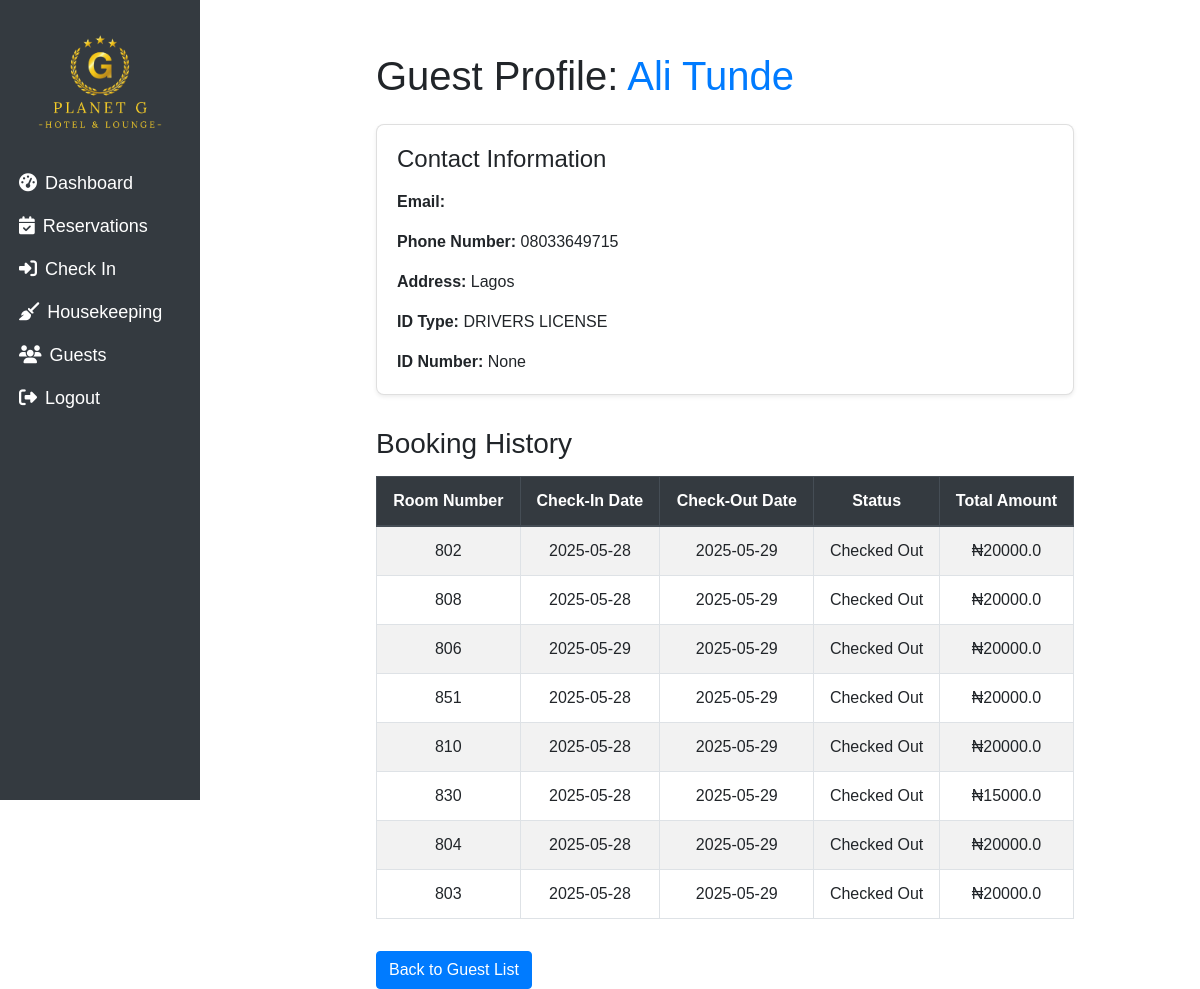
The page /guests/1 on the database its author committed.
### main.py (models this page shows, shortened)
class Guest(db.Model):
    id = db.Column(db.Integer, primary_key=True)
    first_name = db.Column(db.String(100), nullable=False)
    last_name = db.Column(db.String(100), nullable=False)
    phone_number = db.Column(db.String(20), nullable=False, unique=True)  # Ensure phone number is unique
    email = db.Column(db.String(120), nullable=False, unique=True)  # Email remains unique
    address = db.Column(db.String(200), nullable=False)
    id_type = db.Column(db.String(50), nullable=True)
    id_number = db.Column(db.String(50), nullable=True)
    bookings = db.relationship('Booking', backref='guest', lazy=True)

class Booking(db.Model):
    id = db.Column(db.Integer, primary_key=True)
    first_name = db.Column(db.String(100), nullable=False)
    last_name = db.Column(db.String(100), nullable=False)
    phone_number = db.Column(db.String(20), nullable=False)
    email = db.Column(db.String(120), nullable=True)
    address = db.Column(db.String(200), nullable=False)
    id_type = db.Column(db.String(50), nullable=True)
    id_number = db.Column(db.String(50), nullable=True)
    check_in_date = db.Column(db.Date, nullable=False)
    check_out_date = db.Column(db.Date, nullable=False)
    children_number = db.Column(db.Integer, nullable=False)
    adults_number = db.Column(db.Integer, nullable=False)
    status = db.Column(db.String(20), nullable=False, default='Pending')
    room_id = db.Column(db.Integer, db.ForeignKey('room.id'), nullable=False)
    guest_id = db.Column(db.Integer, db.ForeignKey('guest.id'), nullable=False)  # ForeignKey for Guest
    total_amount = db.Column(db.Float, nullable=False)

class Room(db.Model):
    id = db.Column(db.Integer, primary_key=True)
    room_number = db.Column(db.String(50), unique=True, nullable=False)
    room_type = db.Column(db.String(50), nullable=False)
    status = db.Column(db.String(50), nullable=False)
    price = db.Column(db.Numeric(10, 2), nullable=False)  # Numeric type for price
    bookings = db.relationship('Booking', backref='room', lazy=True)
    reservations = db.relationship('Reservation', backref='room', lazy=True)

### main.py (the view)
@app.route('/guests/<int:guest_id>', methods=['GET'])
def view_guest_profile(guest_id):
    guest = Guest.query.get_or_404(guest_id)
    bookings = Booking.query.filter_by(guest_id=guest.id).all()
    return render_template('view_guest_profile.html', guest=guest, bookings=bookings)

### templates/view_guest_profile.html (shortened to what this page needs)
<!DOCTYPE html>
<html lang="en">
<head>
    <link rel="stylesheet" href="https://stackpath.bootstrapcdn.com/bootstrap/4.5.2/css/bootstrap.min.css">
    <link rel="stylesheet" href="/static/css/dashboard.css" />
    <link href="https://cdnjs.cloudflare.com/ajax/libs/font-awesome/5.15.4/css/all.min.css" rel="stylesheet">
</head>
<body>
<div class="col-md-2 col-sm-4 bg-dark text-white vh-100 p-1 sidebar">
    <div class="text-center">
        <img src="/static/assets/images/planetgelimgbulogo.png" alt="Hotel Logo" class="img-fluid mb-2" style="width: 150px;">
    </div>
    <nav class="nav flex-column">
        <a class="nav-link text-white py-2" href="/dashboard">
            <i class="fas fa-tachometer-alt mr-2"></i>Dashboard
        </a>
        <a class="nav-link text-white py-2" href="/reservations">
            <i class="fas fa-calendar-check mr-2"></i>Reservations
        </a>
        <a class="nav-link text-white py-2" href="/bookings">
            <i class="fas fa-sign-in-alt mr-2"></i>Check In
        </a>
        <a class="nav-link text-white py-2" href="/housekeeping">
            <i class="fas fa-broom mr-2"></i>Housekeeping
        </a>
        <a class="nav-link text-white py-2" href="/guests">
            <i class="fas fa-users mr-2"></i>Guests
        </a>
        <a class="nav-link text-white py-2" href="/logout">
            <i class="fas fa-sign-out-alt mr-2"></i>Logout
        </a>
    </nav>
</div>
    <div class="content">
    <div class="container">
        <h1 class="mb-4">Guest Profile: <span class="text-primary">{{ guest.first_name }} {{ guest.last_name }}</span></h1>
        <div class="card shadow-sm">
            <div class="card-body">
                <h5 class="card-title">Contact Information</h5>
                <p class="card-text"><strong>Email:</strong> {{ guest.email }}</p>
                <p class="card-text"><strong>Phone Number:</strong> {{ guest.phone_number }}</p>
                <p class="card-text"><strong>Address:</strong> {{ guest.address }}</p>
                <p class="card-text"><strong>ID Type:</strong> {{ guest.id_type }}</p>
                <p class="card-text"><strong>ID Number:</strong> {{ guest.id_number }}</p>
            </div>
        </div>
        <h3 class="mb-3">Booking History</h3>
        <table class="table table-striped table-bordered">
            <thead class="thead-dark">
                <tr>
                    <th>Room Number</th>
                    <th>Check-In Date</th>
                    <th>Check-Out Date</th>
                    <th>Status</th>
                    <th>Total Amount</th>
                </tr>
            </thead>
            <tbody>
                {% for booking in bookings %}
                <tr>
                    <td>{{ booking.room.room_number }}</td>
                    <td>{{ booking.check_in_date.strftime('%Y-%m-%d') }}</td>
                    <td>{{ booking.check_out_date.strftime('%Y-%m-%d') }}</td>
                    <td>{{ booking.status }}</td>
                    <td>₦{{ booking.total_amount | round(2) }}</td>
                </tr>
                {% endfor %}
            </tbody>
        </table>
        <a href="{{ url_for('manage_guests') }}" class="btn btn-primary mt-3">Back to Guest List</a>
    </div>
    </div>
</body>
</html>

### static/css/dashboard.css (style rules this page uses)
body { font-family: 'Arial', sans-serif; display: flex; height: 100vh; margin: 0; }
.sidebar { width: 250px; height: 100vh; background-color: #343a40; color: white; position: fixed; top: 0; left: 0; display: flex; flex-direction: column; padding-top: 20px; overflow-y: auto; }
.sidebar a { color: white; padding: 15px; text-decoration: none; font-size: 18px; display: block; transition: background 0.3s; }
.content { margin-left: 250px; padding: 20px; width: calc(100% - 250px); }
.container { width: 80%; margin: 0 auto; }
table { width: 100%; border-collapse: collapse; }
th, td { border: 1px solid #ddd; padding: 8px; }
th { background-color: #f2f2f2; }

### templates/view_guest_profile.html (style rules this page uses)
.container { max-width: 1200px; margin-top: 2rem; }
.table th, .table td { text-align: center; }
.card { border-radius: 0.5rem; margin-bottom: 2rem; }
.card-title { font-size: 1.5rem; margin-bottom: 1rem; }

### rows shown on the page
Guest: first_name "Ali", last_name "Tunde", phone_number "08033649715", address "Lagos", id_type "DRIVERS LICENSE", id_number "None"
Booking: room.room_number "802", check_in_date "2025-05-28", check_out_date "2025-05-29", status "Checked Out", total_amount "20000.0"
Booking: room.room_number "808", check_in_date "2025-05-28", check_out_date "2025-05-29", status "Checked Out", total_amount "20000.0"
Booking: room.room_number "806", check_in_date "2025-05-29", check_out_date "2025-05-29", status "Checked Out", total_amount "20000.0"
Booking: room.room_number "851", check_in_date "2025-05-28", check_out_date "2025-05-29", status "Checked Out", total_amount "20000.0"
Booking: room.room_number "810", check_in_date "2025-05-28", check_out_date "2025-05-29", status "Checked Out", total_amount "20000.0"
Booking: room.room_number "830", check_in_date "2025-05-28", check_out_date "2025-05-29", status "Checked Out", total_amount "15000.0"
Booking: room.room_number "804", check_in_date "2025-05-28", check_out_date "2025-05-29", status "Checked Out", total_amount "20000.0"
Booking: room.room_number "803", check_in_date "2025-05-28", check_out_date "2025-05-29", status "Checked Out", total_amount "20000.0"
